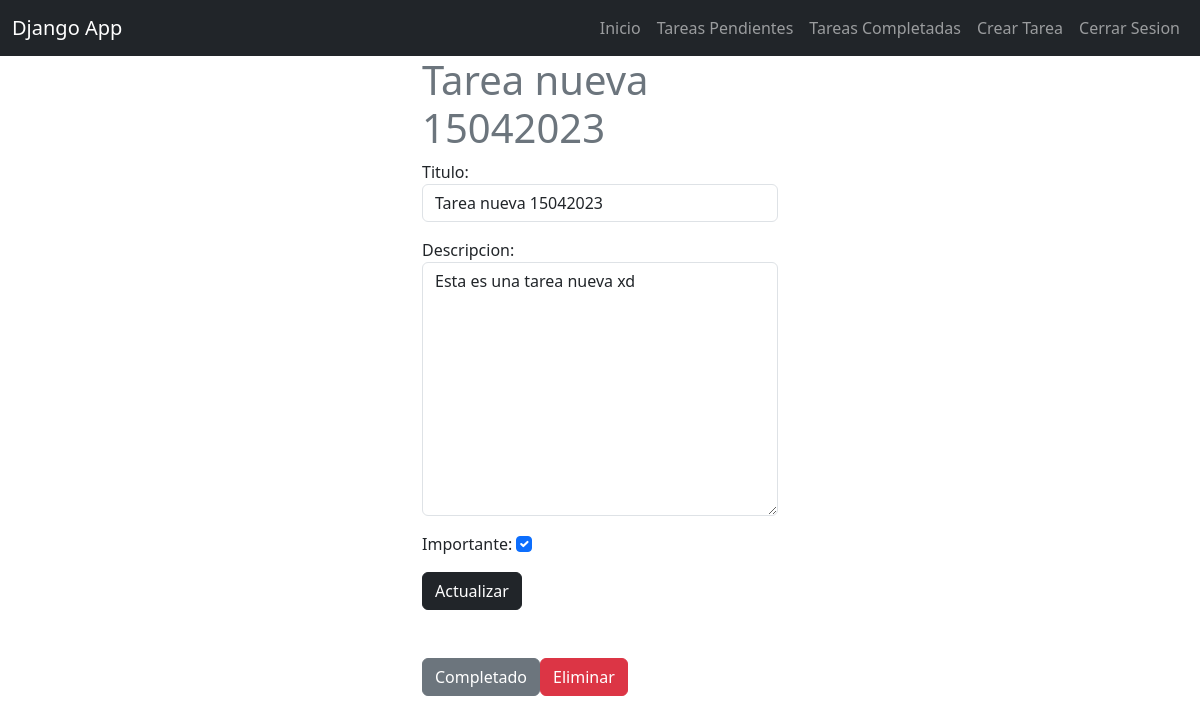
Screenshot of /tasks/12/ (signed in) with the database file from the repository.
### tasks/models.py (models this page shows, shortened)
class Task(models.Model):
    titulo = models.CharField(max_length=200) #Titulo
    descripcion = models.TextField(blank=True) #Descripcion
    Fcreado = models.DateTimeField(auto_now_add=True) #para asignar en automatico la fecha y hora en archivo
    Fcompletado = models.DateTimeField(null=True, blank=True) #fecha de completado el blank es para pasar el dato vacio el admin
    importante = models.BooleanField(default=False) #asignar si es importante
    user = models.ForeignKey(User, on_delete=models.CASCADE)  #id usuario

### tasks/views.py (the view, shortened to what this page needs)
# urls.py: path('tasks/<int:tarea_id>/', views.task_detalles, name='detalle_tareas'), #le agregamos un dato dinamico aqui y en views.py
@login_required
def task_detalles(request, tarea_id):   #agregamos el dato dinamico que pusimos en urls
    if request.method == 'GET':
        tarea = get_object_or_404(Task, pk=tarea_id, user=request.user) #pasamos el modelo de consulta
        form = TaskForm(instance=tarea)
        return render(request, 'tasks_detalles.html', {
            'task': tarea,
            'form': form
            })

### tasks/forms.py
class TaskForm(forms.ModelForm):  #creamos las clase
    class Meta:   #introducimos una clase meta para procesar datos
        model = Task  #referenciamos el modelo tarea.
        fields = ['titulo', 'descripcion', 'importante']
        widgets = { #esto es un diccionario para mandar un formulario en la vista create_tasks.html
            'titulo': forms.TextInput(attrs={'class':'form-control', 'placeholder':'Titulo de la tarea.'}),
            'descripcion': forms.Textarea(attrs={'class':'form-control', 'placeholder':'Describe la tarea.'}),
            'importante': forms.CheckboxInput(attrs={'class':'form-check-input'}),
        }

### tasks/templates/tasks_detalles.html (shortened to what this page needs)
{% extends 'base.html' %}
{% block content %}
<main class="container">
    <div class="col row">
        <div class="col-md-4 offset-md-4">
            <h1 class="text-secondary">{{task.titulo}}</h1>
            <form method="POST">
                {{form.as_p}}
                <button class="btn btn-dark">
                    Actualizar
                </button>
            </form>
            <div class="mt-5 d-flex">
                <form action="{% url 'complete_task' task.id %}" method="POST">
                    <button class="btn btn-secondary">
                        Completado
                    </button>
                </form>
                <form action="{% url 'delete_task' task.id %}" method="POST">
                    <button class="btn btn-danger">
                        Eliminar
                    </button>
                </form>
            </div>
        </div>
    </div>
</main>
{% endblock %}

### rows the page displays
Task: titulo "Tarea nueva 15042023", descripcion "Esta es una tarea nueva xd", importante "☑"
